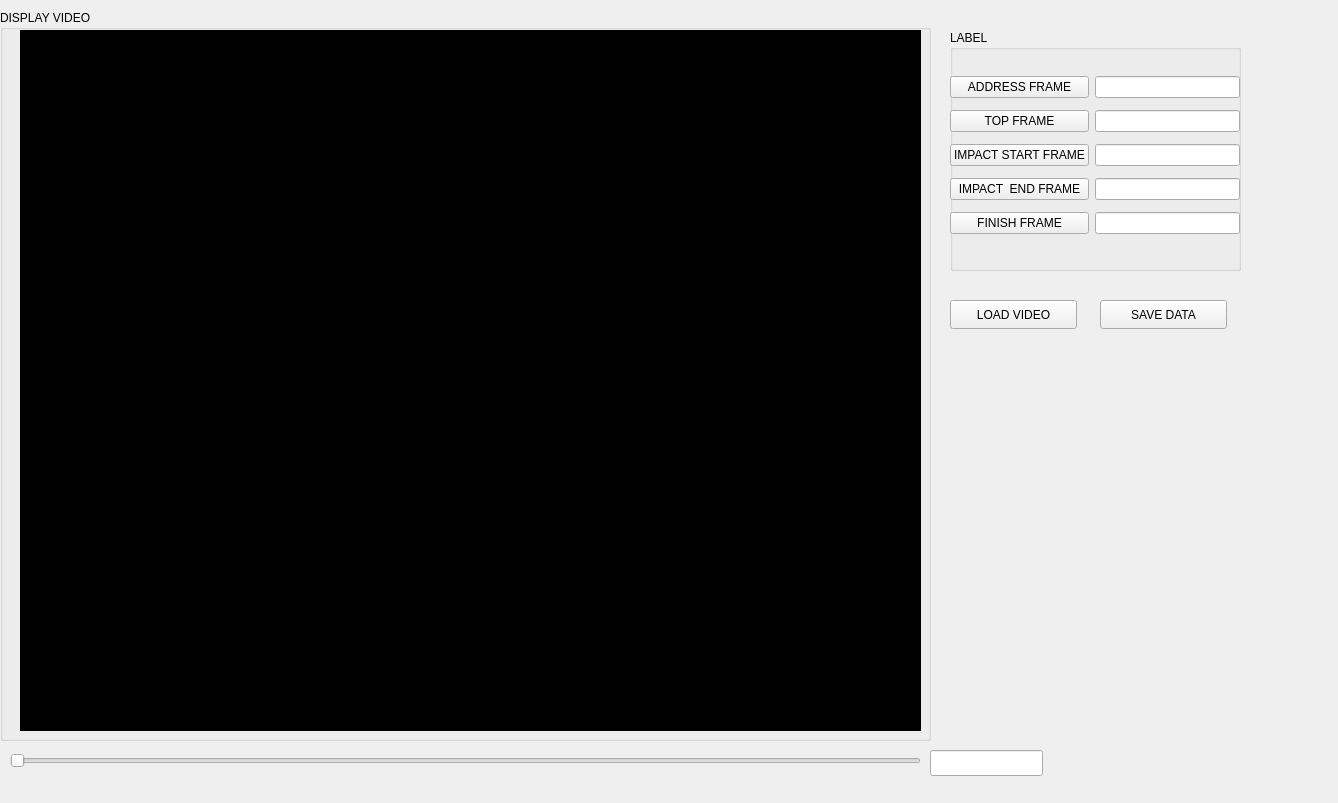
<?xml version="1.0" encoding="UTF-8"?>
<ui version="4.0">
 <class>Widget</class>
 <widget class="QWidget" name="Widget">
  <property name="geometry">
   <rect>
    <x>0</x>
    <y>0</y>
    <width>1338</width>
    <height>803</height>
   </rect>
  </property>
  <property name="windowTitle">
   <string>Widget</string>
  </property>
  <widget class="QGroupBox" name="groupBox">
   <property name="geometry">
    <rect>
     <x>0</x>
     <y>10</y>
     <width>931</width>
     <height>731</height>
    </rect>
   </property>
   <property name="title">
    <string>DISPLAY VIDEO</string>
   </property>
   <widget class="QLabel" name="image_label">
    <property name="geometry">
     <rect>
      <x>20</x>
      <y>20</y>
      <width>901</width>
      <height>701</height>
     </rect>
    </property>
    <property name="styleSheet">
     <string notr="true">background-color: rgb(0, 0, 0);</string>
    </property>
    <property name="text">
     <string>TextLabel</string>
    </property>
   </widget>
  </widget>
  <widget class="QLineEdit" name="frame_no_txt">
   <property name="geometry">
    <rect>
     <x>930</x>
     <y>750</y>
     <width>113</width>
     <height>26</height>
    </rect>
   </property>
  </widget>
  <widget class="QWidget" name="layoutWidget">
   <property name="geometry">
    <rect>
     <x>0</x>
     <y>0</y>
     <width>2</width>
     <height>2</height>
    </rect>
   </property>
   <layout class="QHBoxLayout" name="horizontalLayout"/>
  </widget>
  <widget class="QWidget" name="layoutWidget">
   <property name="geometry">
    <rect>
     <x>0</x>
     <y>0</y>
     <width>2</width>
     <height>2</height>
    </rect>
   </property>
   <layout class="QHBoxLayout" name="horizontalLayout_2"/>
  </widget>
  <widget class="QPushButton" name="save_btn">
   <property name="geometry">
    <rect>
     <x>1100</x>
     <y>300</y>
     <width>127</width>
     <height>29</height>
    </rect>
   </property>
   <property name="text">
    <string>SAVE DATA</string>
   </property>
  </widget>
  <widget class="QPushButton" name="load_video_btn">
   <property name="geometry">
    <rect>
     <x>950</x>
     <y>300</y>
     <width>127</width>
     <height>29</height>
    </rect>
   </property>
   <property name="text">
    <string>LOAD VIDEO</string>
   </property>
  </widget>
  <widget class="QSlider" name="frame_no_slider">
   <property name="geometry">
    <rect>
     <x>10</x>
     <y>750</y>
     <width>911</width>
     <height>22</height>
    </rect>
   </property>
   <property name="orientation">
    <enum>Qt::Horizontal</enum>
   </property>
  </widget>
  <widget class="QGroupBox" name="groupBox_2">
   <property name="geometry">
    <rect>
     <x>950</x>
     <y>30</y>
     <width>291</width>
     <height>241</height>
    </rect>
   </property>
   <property name="title">
    <string>LABEL</string>
   </property>
   <widget class="QWidget" name="layoutWidget">
    <property name="geometry">
     <rect>
      <x>0</x>
      <y>40</y>
      <width>290</width>
      <height>175</height>
     </rect>
    </property>
    <layout class="QGridLayout" name="gridLayout">
     <item row="0" column="0">
      <widget class="QPushButton" name="a_btn">
       <property name="text">
        <string>ADDRESS FRAME</string>
       </property>
      </widget>
     </item>
     <item row="0" column="1">
      <widget class="QLineEdit" name="a_txt"/>
     </item>
     <item row="1" column="0">
      <widget class="QPushButton" name="t_btn">
       <property name="text">
        <string>TOP FRAME</string>
       </property>
      </widget>
     </item>
     <item row="1" column="1">
      <widget class="QLineEdit" name="t_txt"/>
     </item>
     <item row="2" column="0">
      <widget class="QPushButton" name="i1_btn">
       <property name="text">
        <string>IMPACT START FRAME</string>
       </property>
      </widget>
     </item>
     <item row="2" column="1">
      <widget class="QLineEdit" name="i1_txt"/>
     </item>
     <item row="3" column="0">
      <widget class="QPushButton" name="i2_btn">
       <property name="text">
        <string>IMPACT  END FRAME</string>
       </property>
      </widget>
     </item>
     <item row="3" column="1">
      <widget class="QLineEdit" name="i2_txt"/>
     </item>
     <item row="4" column="0">
      <widget class="QPushButton" name="f_btn">
       <property name="text">
        <string>FINISH FRAME</string>
       </property>
      </widget>
     </item>
     <item row="4" column="1">
      <widget class="QLineEdit" name="f_txt"/>
     </item>
    </layout>
   </widget>
  </widget>
 </widget>
 <resources/>
 <connections/>
</ui>
